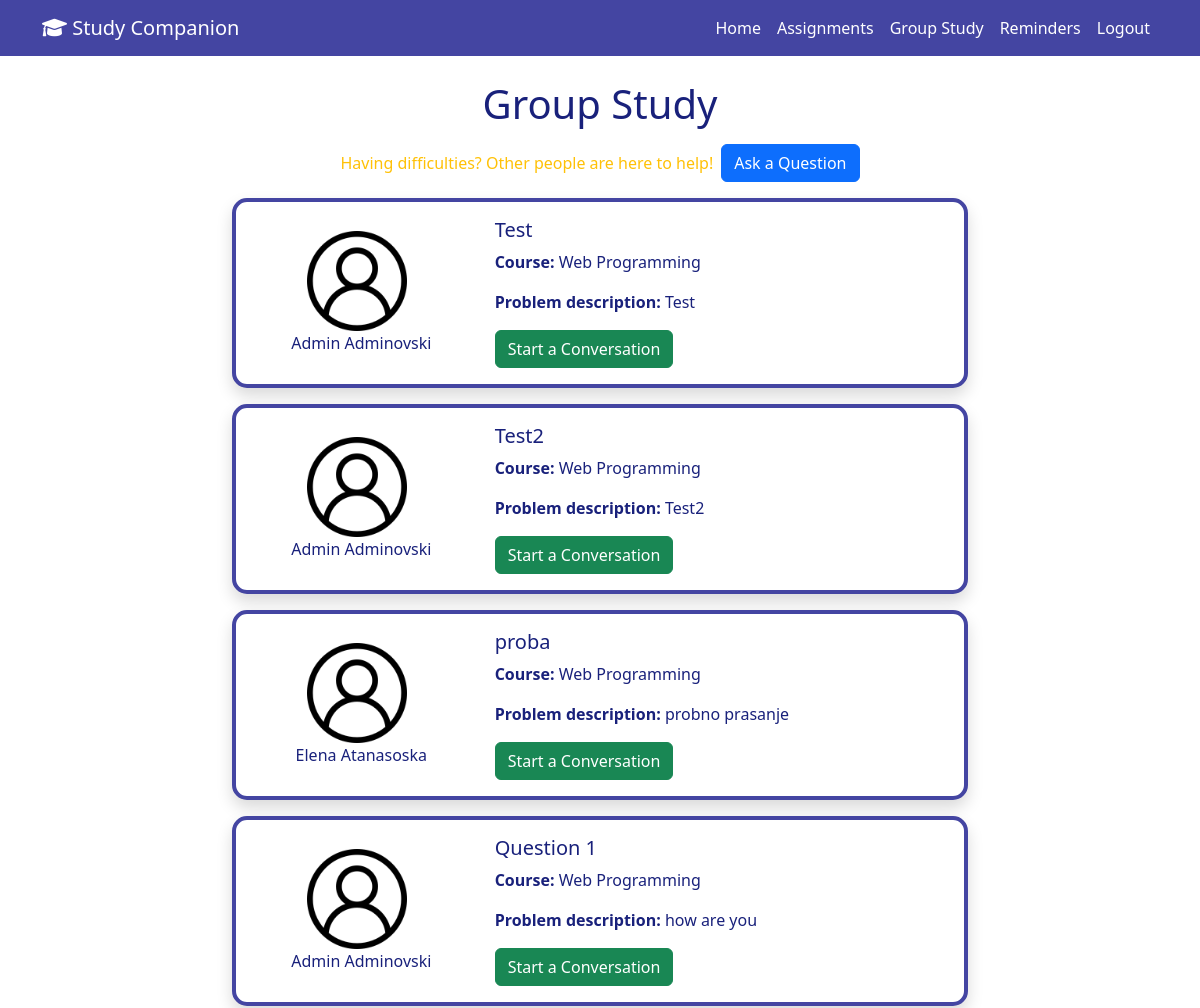
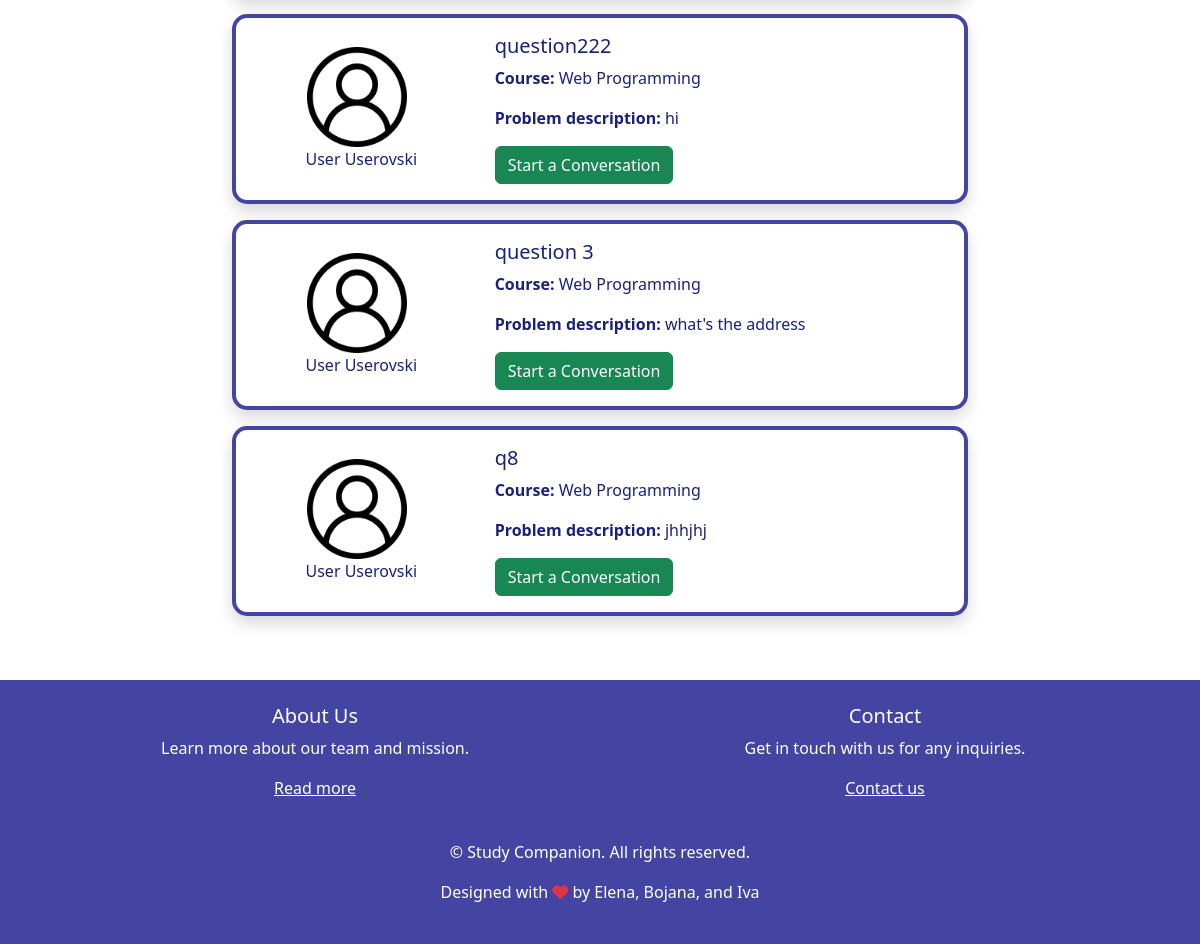
Page /group_study/ (signed in) on the earlier database version (2 pictures, top to bottom).
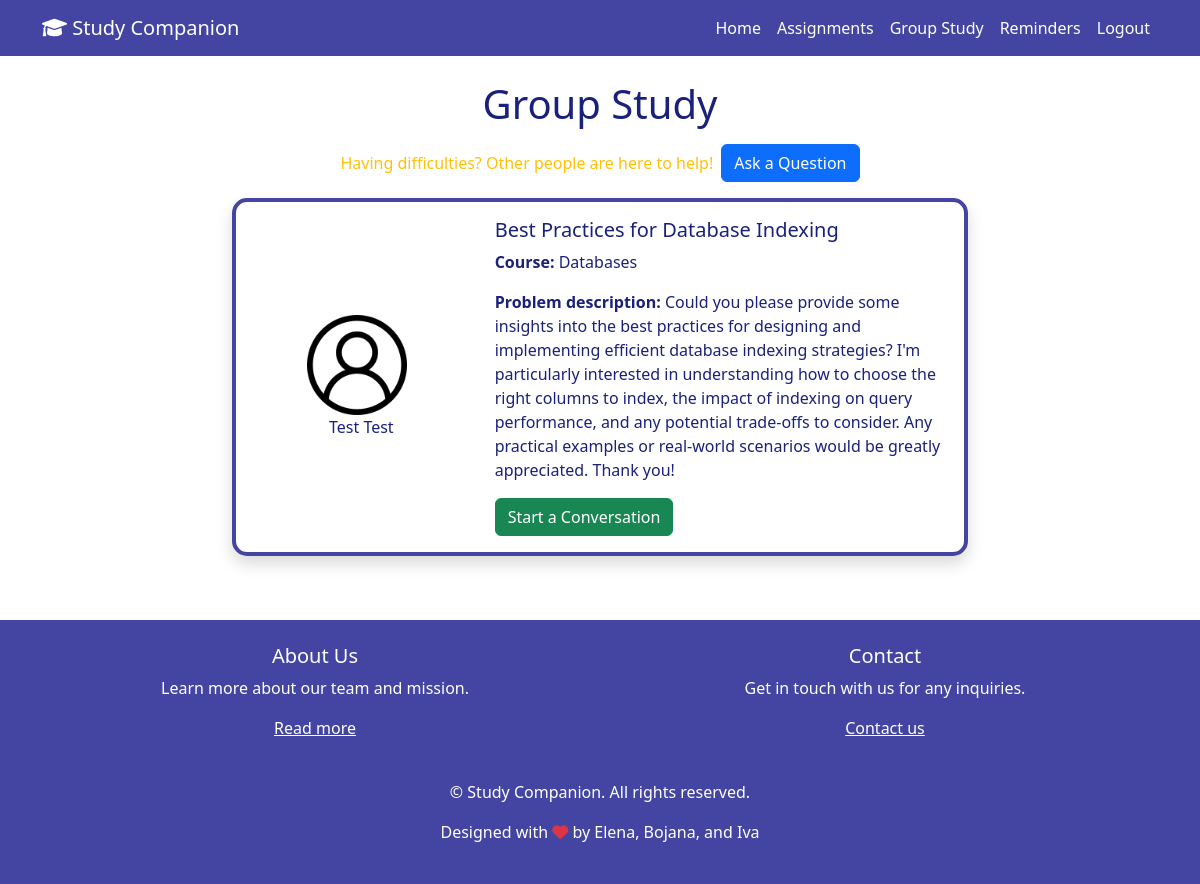
Same page on the later database version.
### app/models.py (models this page shows, shortened)
class Question(models.Model):
    user = models.ForeignKey(CustomUser, on_delete=models.CASCADE)
    title = models.CharField(max_length=200)
    course = models.ForeignKey(Course, on_delete=models.CASCADE)
    description = models.TextField()

class CustomUser(AbstractUser):
    name = models.CharField(max_length=100)
    surname = models.CharField(max_length=100)
    objects = CustomUserManager()
    def __str__(self):
        return f"{self.name} {self.surname}"

class Course(models.Model):
    name = models.CharField(max_length=100)
    def __str__(self):
        return f"{self.name}"

### app/views.py (the view)
# urls.py: path('group_study/', views.group_study, name='group_study'),
def group_study(request):
    questions = Question.objects.all()
    return render(request, 'group_study.html', {'questions': questions})

### templates/group_study.html (shortened to what this page needs)
{% extends "base.html" %}
{% block content %}
    {% if user.is_authenticated %}
        <div class="container">
            <div class="text-center">
                <h1 class="primary-text"> Group Study </h1>
                <div class="d-flex justify-content-center align-items-center my-3">
                    <span class="text-warning">Having difficulties? Other people are here to help!</span>
                    <a href="{% url 'ask_question' %}" class="btn btn-primary ml-2">Ask a Question</a>
                </div>
            </div>
            <div class="row justify-content-center">
                {% for question in questions %}
                    <div class="col-md-8">
                        <div class="card mb-3 navcolor-border shadow" style="border-width: 4px; border-radius:15px;">
                            <div class="row g-0">
                                <div class="col-md-4 d-flex align-items-center flex-column justify-content-center">
                                    <img src="http://127.0.0.1:8000/static/user.png" class="img-fluid rounded-start"
                                         alt="User Image" style="max-width: 100px; max-height: 100px;">
                                    <p class="card-text primary-text ml-2">{{ question.user }} </p>
                                </div>
                                <div class="col-md-8">
                                    <div class="card-body">
                                        <h5 class="card-title primary-text">{{ question.title }}</h5>
                                        <p class="card-text primary-text"><strong>Course:</strong> {{ question.course }}
                                        </p>
                                        <p class="card-text primary-text"><strong>Problem
                                            description:</strong> {{ question.description }}</p>
                                        <a href="{% url 'chat' %}" class="btn btn-success">Start a
                                            Conversation</a>
                                    </div>
                                </div>
                            </div>
                        </div>
                    </div>
                {% endfor %}
            </div>
        </div>
    {% else %}
        {% include "unauthenticated_message.html" %}
    {% endif %}
{% endblock %}

### templates/base.html (shortened to what this page needs)
{% load static %}
<!DOCTYPE html>
<html>
<head>
    <link rel="stylesheet" href="https://stackpath.bootstrapcdn.com/bootstrap/4.5.2/css/bootstrap.min.css">
    <link rel="stylesheet" href="https://cdnjs.cloudflare.com/ajax/libs/font-awesome/6.0.0-beta3/css/all.min.css">
    <link rel="stylesheet" href="https://cdn.jsdelivr.net/npm/bootstrap@5.3.0-alpha1/dist/css/bootstrap.min.css">
    <link rel="stylesheet" href="https://cdn.jsdelivr.net/npm/flatpickr@4.6.9/dist/flatpickr.min.css">
    <link rel="stylesheet" href="https://code.jquery.com/ui/1.12.1/themes/base/jquery-ui.css">
</head>
</head>
<body>
<nav class="navbar navbar-expand-lg navcolor text-white">
    <div class="container">
        <a class="navbar-brand text-white" href="/">
            <i class="fas fa-graduation-cap"></i> Study Companion
        </a>
        <div class="collapse navbar-collapse" id="navbarNav">
            <ul class="navbar-nav ml-auto">
                <li class="nav-item">
                    <a class="nav-link" href="/">Home</a>
                </li>
                {% if user.is_authenticated %}
                    <li class="nav-item">
                        <a class="nav-link" href="/assignments/">Assignments</a>
                    </li>
                    <li class="nav-item">
                        <a class="nav-link" href="/group_study/">Group Study</a>
                    </li>
                    <li class="nav-item">
                        <a class="nav-link" href="/reminders/">Reminders</a>
                    </li>
                    <li class="nav-item">
                        <a class="nav-link" href="/logout/">Logout</a>
                    </li>
                {% endif %}
            </ul>
        </div>
    </div>
</nav>
<div class="mt-4">
    {% block content %}
    {% endblock %}
</div>
<footer class="navcolor text-white py-4 mt-5 footer">
    {% if user.is_authenticated %}
        <div class="container text-center">
            <div class="row d-flex justify-content-center">
                <div class="col-md-6">
                    <h5>About Us</h5>
                    <p>Learn more about our team and mission.</p>
                    <ul class="list-unstyled">
                        <li>
                            <a href="/about/" class="text-white">Read more</a>
                        </li>
                    </ul>
                </div>
                <div class="col-md-6">
                    <h5>Contact</h5>
                    <p>Get in touch with us for any inquiries.</p>
                    <ul class="list-unstyled">
                        <li>
                            <a href="/contact/" class="text-white">Contact us</a>
                        </li>
                    </ul>
                </div>
            </div>
        </div>
        <div class="container mt-4 text-center">
            <p>&copy; {{ year }} Study Companion. All rights reserved.</p>
            <p>Designed with <i class="fas fa-heart text-danger"></i> by Elena, Bojana, and Iva</p>
        </div>
    {% else %}
        <div class="container mt-4 text-center">
            <p>&copy; {{ year }} Study Companion. All rights reserved.</p>
            <p>Designed with <i class="fas fa-heart text-danger"></i> by Elena, Bojana, and Iva</p>
        </div>
    {% endif %}
</footer>
</body>
</html>

### templates/base.html (style rules this page uses)
.navcolor { background-color: #4445a2; }
.navbar .nav-link { color: white; }
.navcolor-border { border: 2px solid #4445a2; }
.primary-text { color: #19217BFF; }
.footer { margin-top: auto; }

Differences in the rows shown:
removed Question: user "Admin Adminovski", title "Test", course "Web Programming", description "Test"
removed Question: user "Admin Adminovski", title "Test2", course "Web Programming", description "Test2"
removed Question: user "Elena Atanasoska", title "proba", course "Web Programming", description "probno prasanje"
removed Question: user "Admin Adminovski", title "Question 1", course "Web Programming", description "how are you"
removed Question: user "User Userovski", title "question222", course "Web Programming", description "hi"
removed Question: user "User Userovski", title "question 3", course "Web Programming", description "what's the address"
removed Question: user "User Userovski", title "q8", course "Web Programming", description "jhhjhj"
added Question: user "Test Test", title "Best Practices for Database Indexing", course "Databases", description "Could you please provide some insights into the best practices for designing and implementing efficient database indexing strategies? I'm particularly interested in understanding how to choose the right columns to index, the impact of indexing on query performance, and any potential trade-offs to consider. Any practical examples or real-world scenarios would be greatly appreciated. Thank you!"
